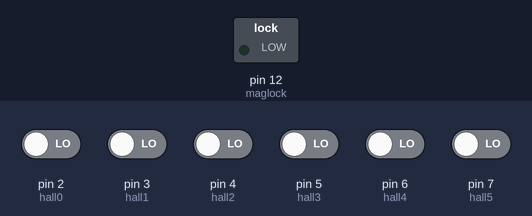
A sketch run on a simulated Arduino Uno, built with avr-gcc and run on an emulated ATmega328P. On the bench: switched loads named in the sketch (green lamp = pin HIGH). The inputs (shaded band) are chosen by the test bench; at power-on: pin 2 (hall0), pin 3 (hall1), pin 4 (hall2), pin 5 (hall3), pin 6 (hall4), pin 7 (hall5) LOW. What the sketch prints to the serial monitor is not drawn.

Above: at 0.1 s.
At 1.1 s:
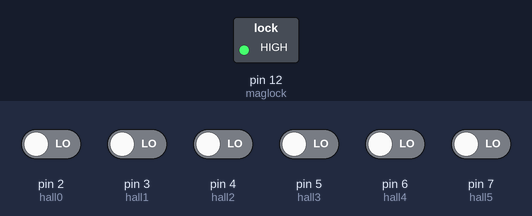
Timing chart, 0 to 2.6 s (numbered marks = the images above):
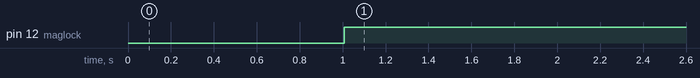

Measured:
- by itself, pin 12 (maglock): LOW → HIGH at 1.0 s

The sketch:

resistoracademyfixed.ino
```cpp
/* This code is to be used with KY-024 Hall effect sensor
 * It displays both Analog and Digital values given by the sensor
 * Refer to www.surtrtech.com for more details
 */

#define arr_len( x )  ( sizeof( x ) / sizeof( *x ) )

#define hall0 2          //A0 used with analog output, D2 with digital output
#define hall1 3
#define hall2 4
#define hall3 5
#define hall4 6
#define hall5 7

#define maglock 12

int halls[6] = {hall0, hall1, hall2, hall3, hall4, hall5};
int hallsLen = arr_len(halls);

//bool Val0=false,Val1=false,Val2=false,Val3=false,Val4=false,Val5=false;          //Here you can store both values, the Val2 can be boolean
//bool unlock = false;


void setup() {
  Serial.begin(9600);
  pinMode(hall0,INPUT);
  pinMode(hall1,INPUT);
  pinMode(hall2,INPUT);
  pinMode(hall3,INPUT);
  pinMode(hall4,INPUT);
  pinMode(hall5,INPUT);

  pinMode(maglock, OUTPUT);

}

void loop() {

bool aligned = true;
  for(int i = 0; i < hallsLen; i++){
    Serial.print("Hall");
    Serial.print(i);
    Serial.print(": ");
    Serial.println(digitalRead(halls[i]));
    if(digitalRead(halls[i])){
      aligned = false;
    }
  }
  Serial.println("-----------");
  delay(1000);

  if (aligned) {
    digitalWrite(maglock, HIGH);
  }
  else {
    digitalWrite(maglock, LOW);
  }
}
```
